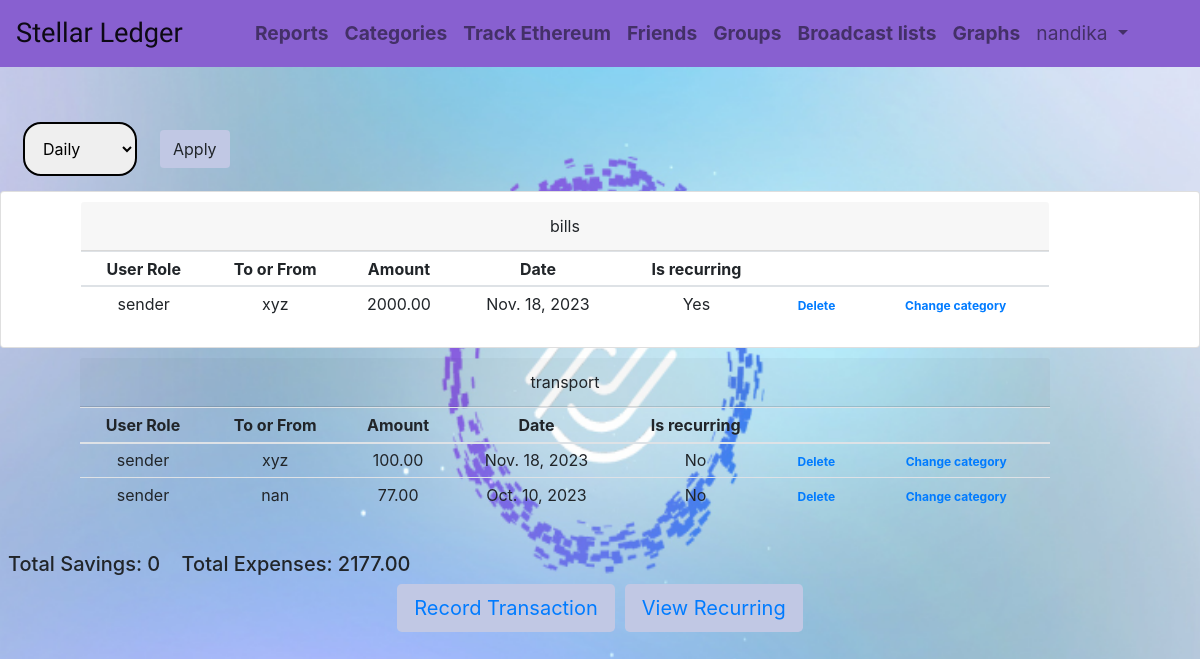
/report/viewTransactions/ (signed in), run on the app's committed database.
### report/models.py (models this page shows, shortened)
class Category(models.Model):
    category = models.CharField(max_length=20)
    user = models.ForeignKey(User, on_delete=models.CASCADE)

class Transaction(models.Model):
    PAID = [
        ('Yes', 'Yes'),
        ('No', 'No')
    ]
    ROLE=[
        ('sender','sender'),
        ('receiver', 'receiver')
    ]
    user = models.ForeignKey(User, on_delete=models.CASCADE)
    user_role = models.CharField(max_length=10, choices=ROLE, default="sender")
    to_or_from = models.CharField(max_length=150)
    amount = models.DecimalField(decimal_places=2, max_digits=10)
    timestamp = models.DateField()
    category = models.CharField(max_length=20)
    recurring = models.CharField(blank = True, max_length=3, choices=PAID, default='Yes')

### report/views.py (called while the page is built)
def getExpenses(txn):
    sum = 0
    for t in txn:
        if t.user_role == "sender":
            sum += t.amount
    return sum

def getSavings(txn):
    sum1 = 0
    sum2 = 0
    for t in txn:
        if t.user_role == "sender":
            sum1 += t.amount
        else:
            sum2 += t.amount
    return sum2-sum1

### templates/report/viewtransactions.html (shortened to what this page needs)
{% extends '../base.html' %}
{% block content %}
{% include '../navbar.html' %}
<br>
<br>
<form method = 'get' action = '.' class="form-inline">
    <div class="form-group mx-sm-3 mb-2">
    <select name="time_filter" class="sel-front">
        <option value="day">Daily</option>
      </select>
    </div>
      <button type="submit" class="btn mb-2" style="background-color: #c1c8e4;">Apply</button>
</form>
<div class="card text-center">
    {% for c in cat %}
    <div class="text-center padding">
    <div class="card-header">
      {{c.category}}
    </div>
    <table class="table table-sm">
        <thead>
            <tr>
                <th scope="col">User Role</th>
                <th scope="col">To or From</th>
                <th scope="col">Amount</th>
                <th scope="col">Date</th>
                <th scope="col">Is recurring</th>
                <th scope="col"></th>
                <th scope="col"></th>
              </tr>
        </thead>
        <tbody>
        {% for t in txn %}
        {% if c.category == t.category %}
            <tr>
            <td>{{t.user_role}}</td>
            <td>{{t.to_or_from}}</td>
            <td>{{t.amount}}</td>
            <td>{{t.timestamp}}</td>
            <td>{{ t.recurring }}</td>
            <td><span class="badge badge-pill" style="color:aliceblue;"><a href="{% url 'deleteTransaction' t.id %}">Delete</a></span></td>
            <td><span class="badge badge-pill" style="color:aliceblue;"><a href="{% url 'changecategory' t.id %}">Change category</a></span></td>
            </tr>
        </div>
      {% endif %}
      {% endfor %}
  </div>
  {% endfor %}
<br>
<h5>
<div id="save" class="d-inline p-2 ">Total Savings: {{savings}}</div>
<div id="expense" class="d-inline p-2 ">Total Expenses: {{expenses}}</div>
</h5>
<div class=" d-flex align-items-center justify-content-center">
  <button type="button" class="btn btn-lg" style="background-color: #c1c8e4 !important;"><a href="{% url 'record' %}">Record Transaction</a></button>
  <button type="button" class="btn btn-lg" style="background-color: #c1c8e4 !important; margin-left: 10px;"><a href="{% url 'recurring' %}">View Recurring</a></button>
</div>
{% endblock %}

### templates/navbar.html (shortened to what this page needs)
{% extends './base.html' %}
{% block navbar %}
<nav class="navbar navbar-expand-lg navbar-light" style="background-color: #8860d0;">
    <a style="font-family: Sofia, sans-serif; font-size: 170%;" class="navbar-brand" href="{% url 'home' %}">Stellar Ledger</a>
    <div class="collapse navbar-collapse justify-content-center" id="navbarNavDropdown" style=" font-size: 120%; font-weight: bold;">
      <ul class="navbar-nav">
        <li class="nav-item">
          <a class="nav-link" href="{% url 'viewTransaction' %}">Reports</a>
        </li>
        <li class="nav-item">
          <a class="nav-link" href="{% url 'viewCategories' %}">Categories</a>
        </li>
        <li class="nav-item">
          <a class="nav-link" href="#">Track Ethereum</a>
        </li>
        <li class="nav-item">
          <a class="nav-link" href="{% url 'viewFriend' %}">Friends</a>
        </li>
        <li class="nav-item">
          <a class="nav-link" href="#broadcast">Groups</a>
        </li>
        <li class="nav-item">
          <a class="nav-link" href="#broadcast">Broadcast lists</a>
        </li>
        <li class="nav-item">
          <a class="nav-link" href="#graph">Graphs</a>
        </li>
        {% if user.is_authenticated %}
        <li class="nav-item dropdown">
          <button class="nav-link dropdown-toggle" onclick="dropdown()" data-toggle="dropdown" aria-haspopup="true" aria-expanded="false" style="background-color: #8860d0;">
            {{ user.username }}
          </button>
        </li>
        {% else %}
        <li class="nav-item">
          <a class="nav-link" href="{% url 'account_login' %}">login</a>
        </li>
        {% endif %}
      </ul>
    </div>
  </nav>
{% endblock %}

### static/styles.css (style rules this page uses)
.padding { margin-top: 10px; margin-bottom: 10px; margin-right: 150px; margin-left: 80px; }
.sel-front { padding: 14px; border: 2px solid black; border-radius: 18px; margin: 7px; }
button { border: none; }

### data on the page
Category: category "bills"
Transaction: user_role "sender", to_or_from "xyz", amount "2000.00", timestamp "Nov. 18, 2023", recurring "Yes"
Category: category "transport"
Transaction: user_role "sender", to_or_from "xyz", amount "100.00", timestamp "Nov. 18, 2023", recurring "No"
Transaction: user_role "sender", to_or_from "nan", amount "77.00", timestamp "Oct. 10, 2023", recurring "No"

### other printed values
{{ user.username }} "nandika"
{{ savings }} "0"
{{ expenses }} "2177.00"
